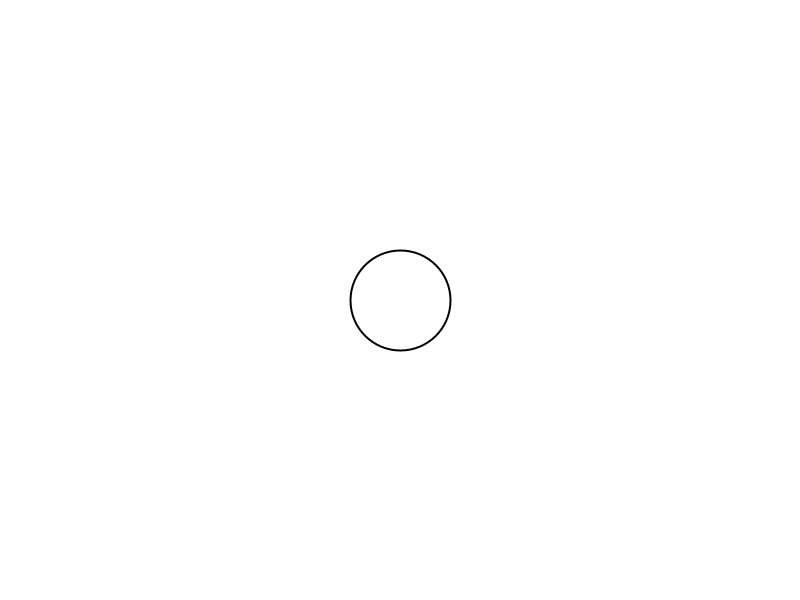
Frame 1 (no input)
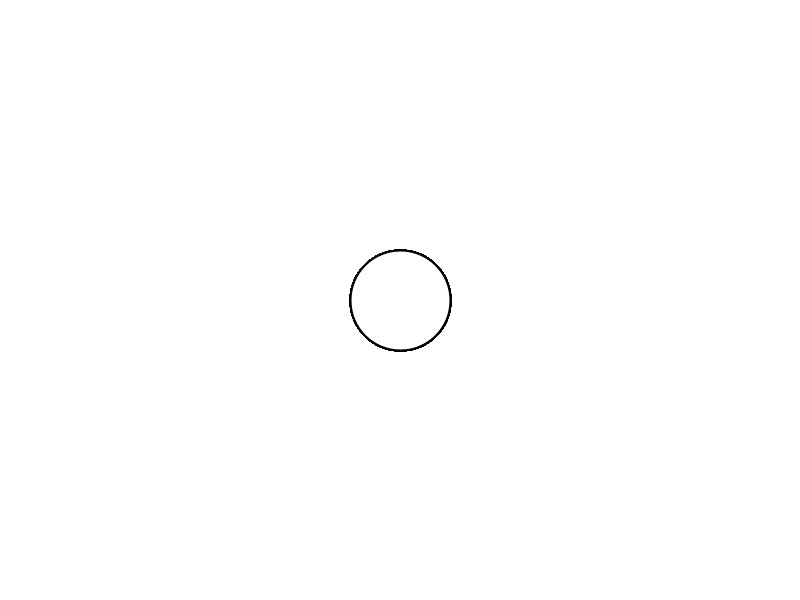
Frame 60 (the mouse pressed at the canvas centre just before this capture)
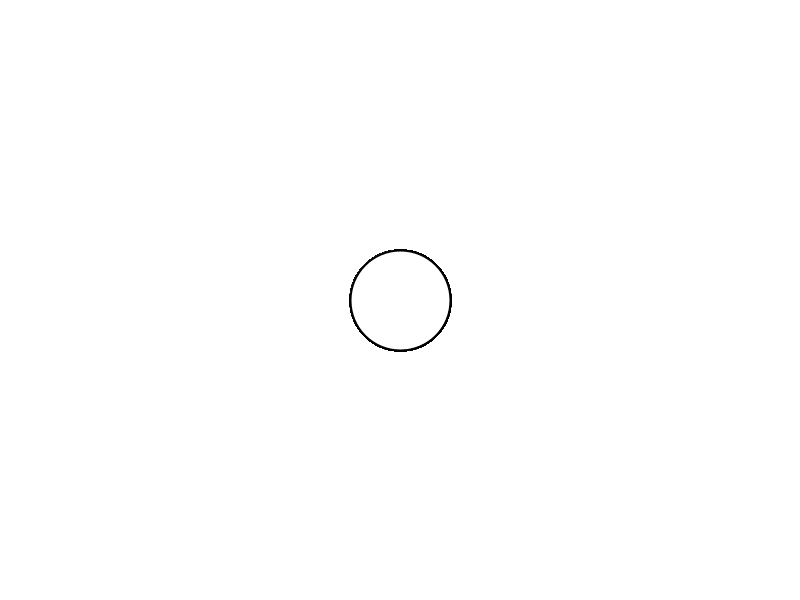
Frame 120 (the mouse held since frame 60 and released just before this capture)

The Processing sketch that drew these frames (run headless with seeded random() and noise(); from frame 60 on, the mouse is pressed at the canvas centre):

// Processing sketch: challenge01_2_pressed_color
// ── challenge01_2_pressed_color.pde
//pressed color;
float d;
float c;
float r = 50;
Boolean mouseIsclicked = false;
void setup() {
  size(800, 600);
  background(255);
}
//challenge 1
void draw() {
  strokeWeight(2);
  stroke(0);
  // distance between the ball and the mouse
  d =dist(width/2, height/2, mouseX, mouseY);

  // move mouse over change the color
  if (mouseIsclicked) {

    c= 50;
  } else {
    c = 255;
  }
  fill(c);
  ellipse(width/2, height/2, 2*r, 2*r);
}
// when mouse pressed in the range of the circle
void mousePressed() {
  if (d<r) {
    mouseIsclicked = true;
  }
}
